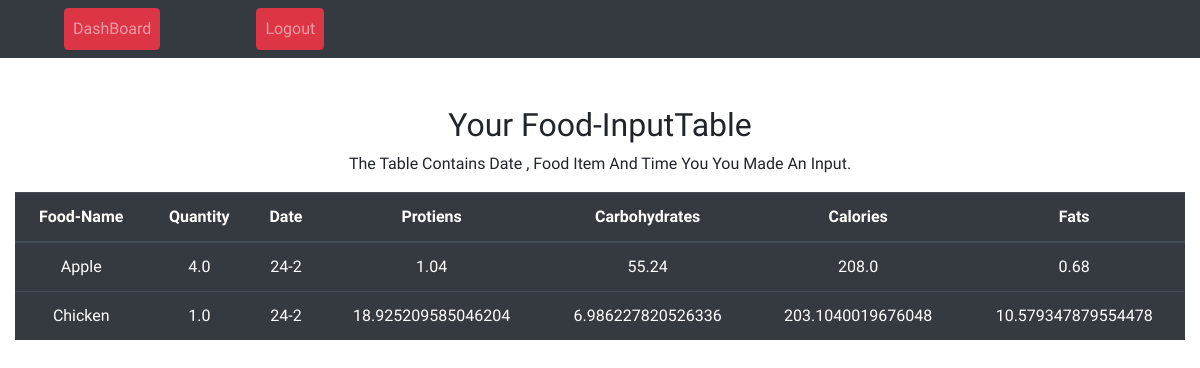
Before: /display (signed in) with the older database file.
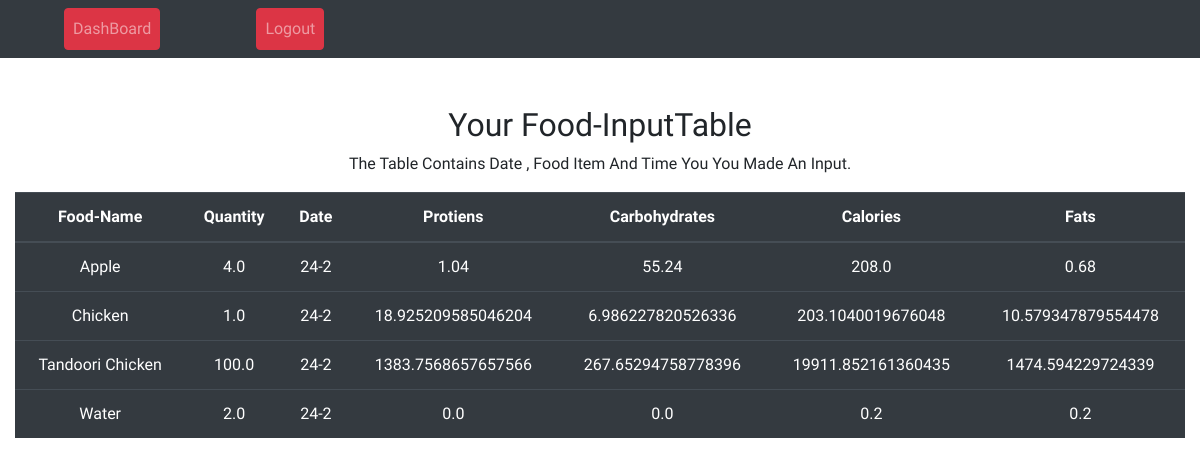
After: the same page with the newer database file.
### hackathon/Untitled.py (models this page shows, shortened)
class Food(db.Model):
    id= db.Column(db.Integer,primary_key=True)
    food_name= db.Column(db.String(20),unique = False, nullable= False)
    user_id = db.Column(db.Integer, db.ForeignKey('user.id'), nullable=False)
    food_date = db.Column(db.Date, nullable=False,default=date.today())
    quantity = db.Column(db.Float, nullable=False, default =1)
    protien = db.Column(db.Float, nullable = False,default =0)
    calorie = db.Column(db.Float, nullable = False,default =0)
    carb = db.Column(db.Float, nullable = False,default =0)
    fat = db.Column(db.Float, nullable = False,default =0)

### hackathon/Untitled.py (the view)
@app.route("/display",methods =["GET"])
def display():
    user = current_user
    foods = Food.query.filter_by(user_id=user.id).all()
    return render_template("display.html",user=user,foods=foods)

### hackathon/Untitled.py (called while the page is built)
@login_manager.user_loader
def load_user(user_id):
    return User.query.get(int(user_id))

### hackathon/templates/display.html (shortened to what this page needs)
<!DOCTYPE html>
<html>
<head>
			  <link rel="stylesheet" href="https://maxcdn.bootstrapcdn.com/bootstrap/4.4.1/css/bootstrap.min.css">
</head>
<body>
				<div>
				<nav class="navbar navbar-expand-sm bg-dark navbar-dark text-capitalize ">
				  <ul class="navbar-nav ">
				    <li class="nav-item">
				      <a class="nav-link btn btn-danger mx-5" href="{{url_for('dash')}}">DashBoard</a>
				    </li>
                       <li class="nav-item">
				      <a class="nav-link btn btn-danger mx-5" href="{{url_for('logout')}}">Logout</a>
				    </li>
				  </ul>
				</nav>
				</div>
				<section>
					<div class="container-fluid text-capitalize text-center pt-5">
						  <h2>Your food-inputTable</h2>
						  <p>The table contains date , food item and time you you made an input.</p>
						  <table class="table table-dark table-hover">
						    <thead>
						      <tr>
						        <th>Food-Name</th>
						        <th>Quantity</th>
						        <th>Date</th>
						        <th>Protiens</th>
                                <th>Carbohydrates</th>
                                <th>Calories</th>
                                <th>Fats</th>
						      </tr>
						    </thead>
						    <tbody>
                                {% for food in foods %}
                              <tr>
                                <td>{{food.food_name}}</td>
                                <td>{{food.quantity}}</td>
                                <td>{{food.food_date.day}}-{{food.food_date.month}}</td>
                                  <td>{{food.protien}}</td>
                                  <td>{{food.carb}}</td>
                                   <td>{{food.calorie}}</td>
                                  <td>{{food.fat}}</td>
                                  </tr>
                                {% endfor %}
						    </tbody>
						  </table>
						</div>
				</section>
</body>
</html>

### hackathon/templates/display.html (style rules this page uses)
* { margin: 0 ; padding: 0; font-family: 'Josefin Sans',sans-serif ; }

Changed rows visible on the page:
added Food: food_name "Tandoori Chicken", quantity "100.0", food_date.day "24", food_date.month "2", protien "1383.7568657657566", carb "267.65294758778396", calorie "19911.852161360435", fat "1474.594229724339"
added Food: food_name "Water", quantity "2.0", food_date.day "24", food_date.month "2", protien "0.0", carb "0.0", calorie "0.2", fat "0.2"
